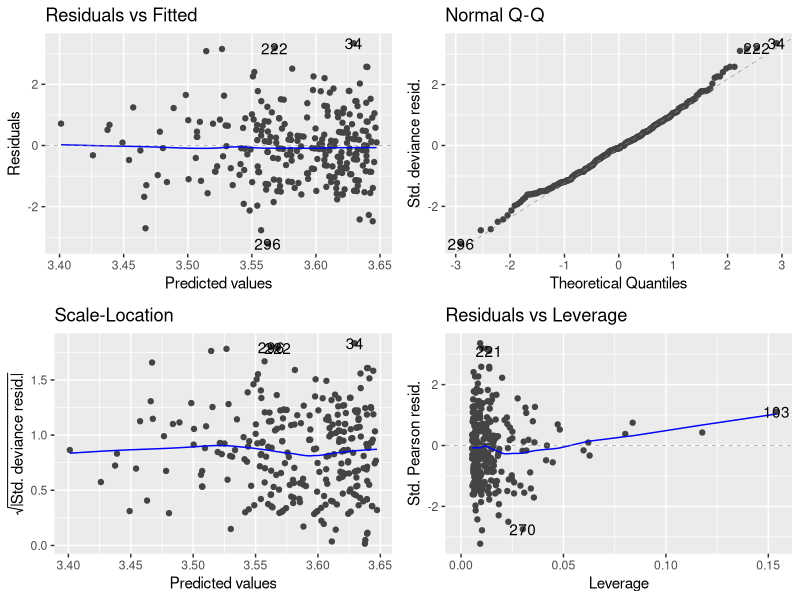
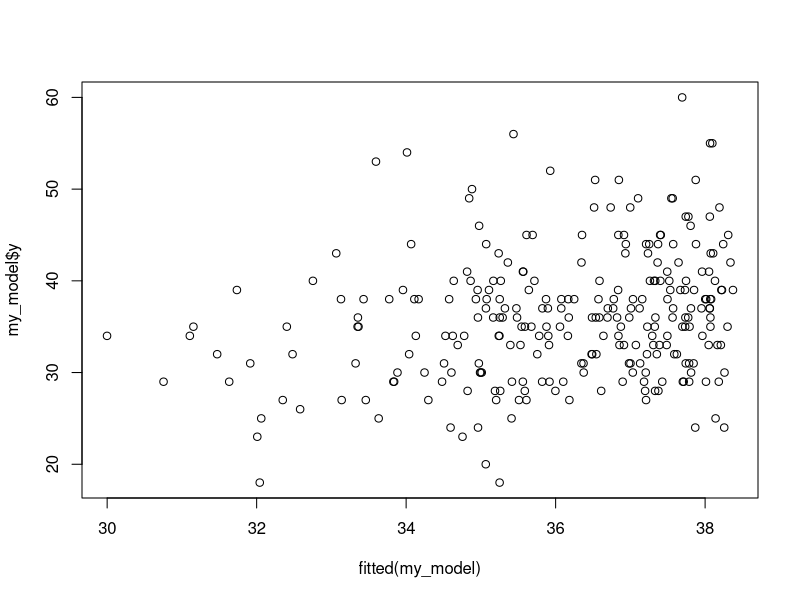
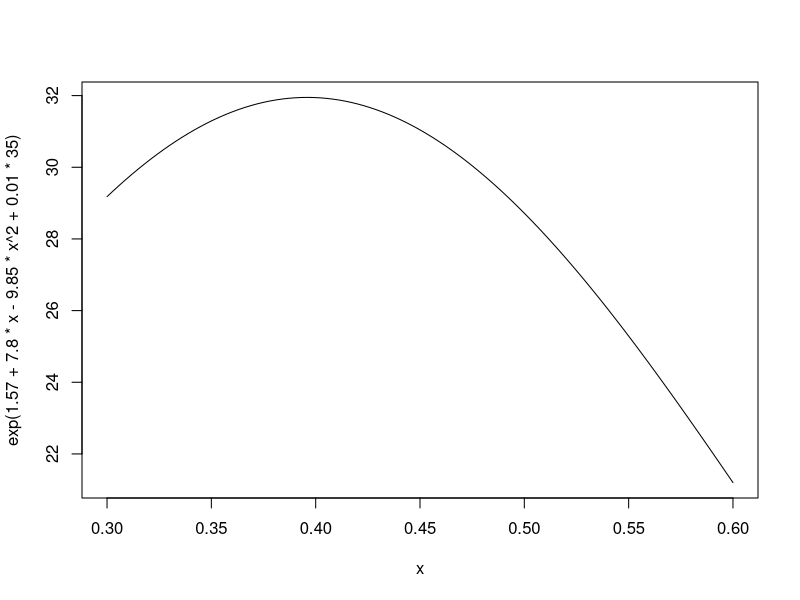

These charts were generated, in order, by the following R code: (Note: this script raises an error after producing the figures.)
#Simulating ROW Data using a Poisson Distribution and Log-Link GLM 

library(readxl)
library(dplyr)
library(ggplot2)
library(ggfortify)

data <- read.csv("CompleteTeamData.csv")

#Lagged ROW column 
data <- data %>% 
  arrange(Team, Year) %>%
  group_by(Team) %>%
  mutate(ROW_prev_actual = lag(ROW)) %>%
  ungroup()

#######################################################
#UPDATED SIMULATION WITH POISSON MODEL & UNCENTERED
######################################################

simulate_row <- function(beta0, beta1, beta2, beta3){
  
  data <- data %>% arrange(Team, Year)
  data$ROW_sim <- NA 
  teams <- unique(data$Team)
  
  for (team in teams){ 
    team_data <- data %>% filter(Team == team) #all rows for current team 
    
    for (i in 1:nrow(team_data)){
      year <- team_data$Year[i] 
      
      if (year == min(team_data$Year)){ #keeping actual ROW for first year 
        data$ROW_sim[data$Team == team & data$Year == year] <- team_data$ROW[i]
      }else { 
        #For al other years, simulate the ROW with the previous years simulated ROW 
        prev_sim <- data$ROW_sim[data$Team == team & data$Year == (year - 1)]
        gini <- team_data$RawGini[i]
        gini2 <- gini^2
        
        log_mu <- beta0 + 
          beta1 * (gini) + 
          beta2 * (gini2) +
          beta3 * (prev_sim)
        mu <- exp(log_mu)
        
        sim_row <- rpois(1, lambda = mu)
        data$ROW_sim[data$Team == team & data$Year == year] <- sim_row
      }
    }
    
  }
  return(data)
}


#Our version of one_VAR_sim to simulate one 20yr dataset & estimate the coefficients with GLM
one_ROW_sim <- function(data){
  
  #GLM on actual data for starting coeffs
  glm_fit <- glm(
    ROW ~ RawGini +
      Gini2 +
      ROW_prev_actual,
    family = poisson(link = "log"),
    data = data
  )
  
  beta0 <- coef(glm_fit)[1]
  beta1 <- coef(glm_fit)[2]
  beta2 <- coef(glm_fit)[3]
  beta3 <- coef(glm_fit)[4]
  
  #Sim new ROW values
  sim_data <- simulate_row(beta0, beta1, beta2, beta3)
  
  #GLM on simulated data 
  sim_glm <- glm(
    ROW_sim ~ RawGini + 
      Gini2 + 
      ROW_prev_actual, 
    family = poisson(link = "log"),
    data = sim_data
  )
  
  #return(autoplot(glm_fit))
  #return(coef(glm_fit))
  return(sim_glm)
}

#Running one simulation & visualizing 
my_model<- one_ROW_sim(data)
summary(my_model)
autoplot(my_model)
plot(fitted(my_model), my_model$y)

#Curve based on specific coeff to visualize effect of Gini on expected ROW
curve(exp(1.57 + 7.8*x -9.85*x^2+0.01*35), from=c(0.3), to=c(0.6))


#100 Replications of simulation
set.seed(2025)
rep_results <- replicate(100, one_ROW_sim(data), 
                         simplify = "matrix")
rep_results_df_uncentered <- as.data.frame(t(rep_results))
colnames(rep_results_df_uncentered) <- c("Intercept", "RawGini_UnCentered", "Gini2_UnCentered", "LagROW_UnCentered")

View(rep_results_df_uncentered)


ggplot(rep_results_df_uncentered, aes(y=LagROW_Centered)) + geom_boxplot()

ggplot(rep_results_df_uncentered, aes(x = LagROW_Centered)) +
  geom_histogram(binwidth = 0.1)

ggplot(rep_results_df_uncentered, aes(y=RawGini_Centered)) + geom_boxplot()

ggplot(rep_results_df_uncentered, aes(x=RawGini_Centered)) + geom_histogram()

ggplot(rep_results_df_uncentered, aes(y=`Gini2_Centered`)) + geom_boxplot()

ggplot(rep_results_df_uncentered, aes(x=`Gini2_Centered`)) + geom_histogram()

ggplot(rep_results_df_uncentered, aes(y=Intercept)) + geom_boxplot()

ggplot(rep_results_df_uncentered, aes(x=Intercept)) + geom_histogram()
